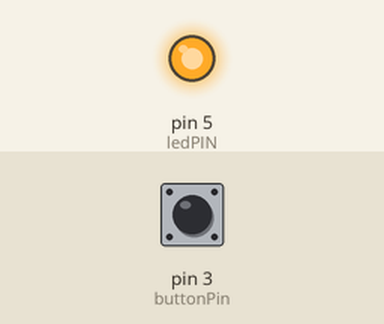
This sketch was run on a simulated Arduino Uno, built with avr-gcc and run on an emulated ATmega328P. On the bench: output pins drawn as LEDs (lit = HIGH). The test bench sets the inputs (shaded band); at power-on: pin 3 (buttonPin) LOW. No radio packets arrive unless stated.

Above: at 1.2 s.
1.3 s: pin 3 (buttonPin) pulled HIGH for 0.15 s
At 1.7 s:
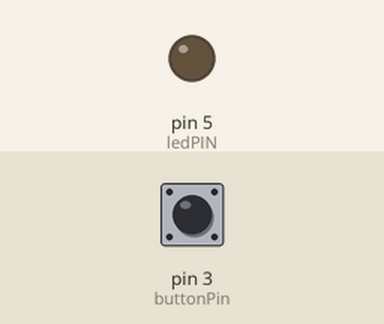
Timing chart, 0 to 4.3 s (numbered marks = the images above; inputs shaded):
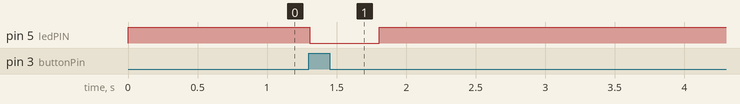

Measured:
- after the input at 1.3 s, pin 5 (ledPIN): HIGH → LOW at once, → HIGH 0.50 s later

The sketch:

Transmitter_v2.ino
```cpp
// include serial and radio libraries
#include <SPI.h>
#include <nRF24L01.h>
#include <RF24.h>

// radio pins and constructor
int ce_pin = 7;
int csn_pin = 8;
RF24 radio(ce_pin, csn_pin);

// to store output of RF24.write(): true if received acknowledgement of transmisison, false otherwise
bool success;

// button pin, light pin; var to store output of digitalRead() of button
int buttonPin = 3;
int ledPIN = 5;
int buttonState;
int prevState; // to store last state of button, preventing resending when holding

// address matches receiver
const byte address[6] = "00001";

void setup() {
  // set button pin input and led pin output; transmitter pins handled automatically by library
  pinMode(buttonPin, INPUT);
  pinMode(ledPIN, OUTPUT);
  digitalWrite(ledPIN, HIGH);
  // set up radio; address 00001, automatically writes to pipe 0, power level minimum, set as transmitter
  radio.begin();
  radio.openWritingPipe(address);
  radio.setPALevel(RF24_PA_MIN);
  radio.stopListening();
}

void loop() {
  // read button input pin; HIGH if pressed, LOW otherwise
  buttonState = digitalRead(buttonPin);
  // if button pressed, and wasn't pressed before, send value of "buttonState" int; set bool "success" to true if receive acknowledgement, false otherwise
  if (buttonState && !prevState) {
    prevState = HIGH;
    success = radio.write(&buttonState, sizeof(buttonState));
    // if received acknowledgement, temporarily turn off LED, and delay, allowing servo to move before resending
    if (success) {
      digitalWrite(ledPIN, LOW);
      delay(500);
      digitalWrite(ledPIN, HIGH);
      delay(500);
    }
  } else if (!buttonState && prevState) {
    prevState = LOW;
  }
  // wait 0.1 seconds to prevent overloading board
  delay(100);
}
```
